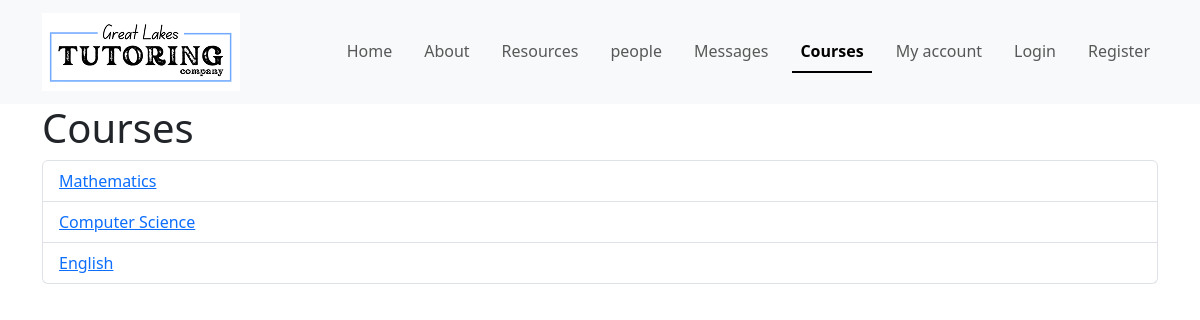
Screenshot of /courses with the database file from the repository.
### app.py (models this page shows)
class Course(db.Model):
    id = db.Column(db.Integer, primary_key=True)
    name = db.Column(db.String(100), nullable=False)
    assessments = db.relationship('Assessment', backref='course', lazy=True)

### app.py (the view)
@app.route("/courses")
def courses():
    all_courses = Course.query.all()
    return render_template("courses.html", courses=all_courses)

### templates/courses.html (shortened to what this page needs)
{% extends "base.html" %}
{% block content %}
<section class="container">
    <h1>Courses</h1>
    <ul class="list-group">
        {% for course in courses %}
        <li class="list-group-item list-group-item-action">
            <a  href="{{ url_for('course_detail', course_id=course.id) }}">
                {{ course.name }}
            </a>
        </li>
        {% endfor %}
    </ul>
</section>
{% endblock %}

### rows the page displays
Course: name "Mathematics"
Course: name "Computer Science"
Course: name "English"
